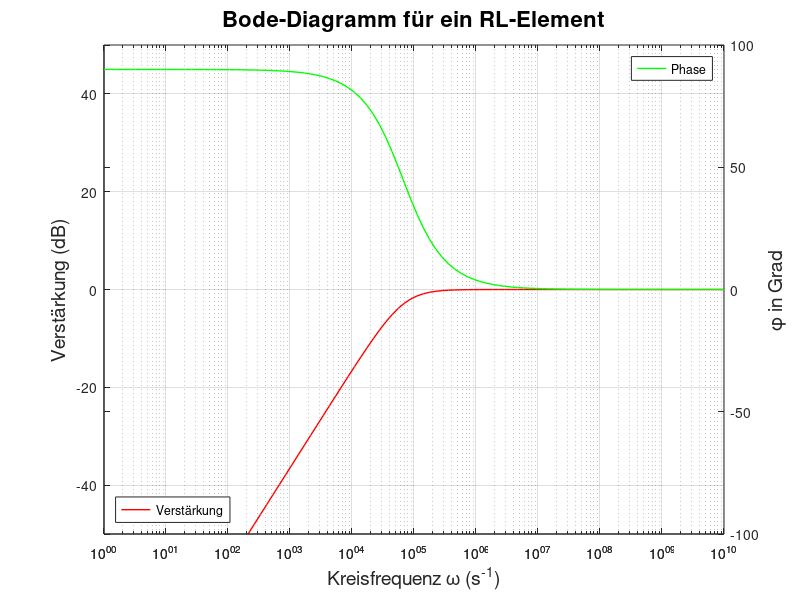

Here is the MATLAB script that generated this plot:
% Variablen
R_1 = 1000;         % Widerstand in Ohm
L_1 = 15e-3;        % Induktivität in Henry
omega = logspace(0, 10, 100); % Logarithmische Frequenzen von 10^0 bis 10^10

% Berechnung
omega_G = R_1 / L_1;  % Grenzfrequenz für Hochpass
U = (omega*j ./ omega_G) ./ (1 + (omega*j ./ omega_G)); % Verstärkung U
dB = 20 * log10(U); % Umwandlung in dB
phi = atan(imag(U)./real(U)) * (180 ./ pi);

% Diagramm ohne Marker
figure; %Erstellt die Graphen

% Funktion 1
ax1 = axes(); % Achse der ersten Funktion wird angesprochen
semilogx(omega, dB, 'r', 'LineWidth', 1); % Rote Linie, dickere Darstellung
xlabel('Kreisfrequenz \omega (s^{-1})', 'FontSize', 14);
ylabel('Verstärkung (dB)', 'FontSize', 14);
title('Bode-Diagramm für ein RL-Element', 'FontSize', 16);
grid on;

% Funktion 2
ax2 = axes(); % Achse der zweiten Funktion wird angesprochen
semilogx(omega, phi, 'g', 'LineWidth', 1); % Grüne Linie, dickere Darstellung
ylabel('\phi in Grad', 'FontSize', 14);
set(ax2, 'Color', 'none', 'YAxisLocation', 'right'); % Achse farblos und nach rechts setzen

% Achsen Überlagern
set(ax1, 'Position', get(ax2, 'Position')); % Hol die Position von Achse 2 und setze sie gleich für Achse 1
set(ax1, 'Box', 'off'); % Kein Kasten um die Achse

% Achsenbeschriftung & Titel setzen
legend(ax1, 'Verstärkung', 'Location', 'Southwest');
legend(ax2, 'Phase', 'Location', 'NorthEast');

% Limits für die entsprechenden Achsen
ylim(ax1, [-50, 50]); % Begrenze Y-Achse auf -50 dB bis +50 dB
ylim(ax2, [-100, 100]); % Begrenze Y-Achse auf -100 Grad bis 100 Grad








